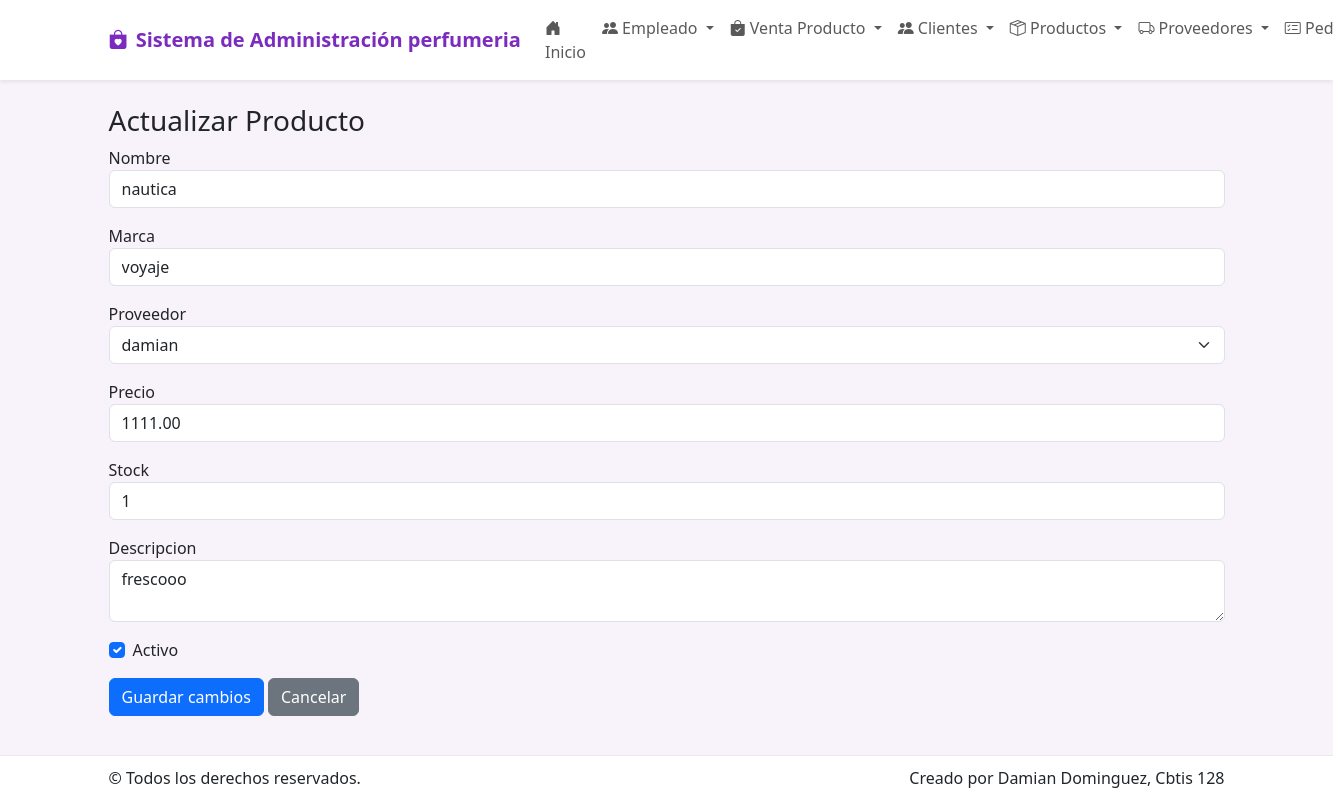
Page /producto/actualizar/1/ on the committed database.
### app_perfumeria/models.py (models this page shows, shortened)
class Producto(models.Model):
    nombre = models.CharField(max_length=200)
    marca = models.CharField(max_length=150, blank=True, null=True)
    proveedor = models.ForeignKey(Proveedor, on_delete=models.SET_NULL, blank=True, null=True, related_name='productos')
    precio = models.DecimalField(max_digits=10, decimal_places=2, default=Decimal('0.00'))
    stock = models.PositiveIntegerField(default=0)
    descripcion = models.TextField(blank=True, null=True)
    activo = models.BooleanField(default=True)

class Proveedor(models.Model):
    nombre = models.CharField(max_length=150)
    empresa = models.CharField(max_length=150, blank=True, null=True)
    telefono = models.CharField(max_length=30, blank=True, null=True)
    email = models.EmailField(blank=True, null=True)
    direccion = models.CharField(max_length=250, blank=True, null=True)
    pagina_web = models.URLField(blank=True, null=True)  # NUEVO CAMPO
    activo = models.BooleanField(default=True)

### app_perfumeria/views.py (the view, shortened to what this page needs)
# urls.py: path('producto/actualizar/<int:producto_id>/', views.actualizar_producto, name='actualizar_producto'),
def actualizar_producto(request, producto_id):
    producto = get_object_or_404(Producto, id=producto_id)
    proveedores = Proveedor.objects.all()
    return render(request, 'producto/actualizar_producto.html', {'producto': producto, 'proveedores': proveedores})

### app_perfumeria/templates/producto/actualizar_producto.html (shortened to what this page needs)
{% extends 'base.html' %}
{% block content %}
<h3>Actualizar Producto</h3>
<form method="POST" action="{% url 'actualizar_producto' producto.id %}">{% csrf_token %}
  <div class="mb-3"><label>Nombre</label><input class="form-control" name="nombre" value="{{ producto.nombre }}" required></div>
  <div class="mb-3"><label>Marca</label><input class="form-control" name="marca" value="{{ producto.marca }}"></div>
  <div class="mb-3"><label>Proveedor</label>
    <select name="proveedor" class="form-select">
      {% for pr in proveedores %}
        <option value="{{ pr.id }}" {% if producto.proveedor and producto.proveedor.id == pr.id %}selected{% endif %}>{{ pr.nombre }}</option>
      {% endfor %}
    </select>
  </div>
  <div class="mb-3"><label>Precio</label><input type="number" step="0.01" class="form-control" name="precio" value="{{ producto.precio }}"></div>
  <div class="mb-3"><label>Stock</label><input type="number" class="form-control" name="stock" value="{{ producto.stock }}"></div>
  <div class="mb-3"><label>Descripcion</label><textarea class="form-control" name="descripcion">{{ producto.descripcion }}</textarea></div>
  <div class="form-check mb-3"><input id="activo" name="activo" type="checkbox" class="form-check-input" {% if producto.activo %}checked{% endif %}><label class="form-check-label" for="activo">Activo</label></div>
  <button class="btn btn-primary">Guardar cambios</button>
  <a class="btn btn-secondary" href="{% url 'ver_producto' %}">Cancelar</a>
</form>
{% endblock %}

### app_perfumeria/templates/base.html (style rules this page uses)
:root { --morado: #7b2cbf; --rosa: #ff6bcb; --suave: #f8f2fb; }
body { background: var(--suave); }

### rows in the picture
Producto: nombre "nautica", marca "voyaje", proveedor "damian", precio "1111.00", stock "1", descripcion "frescooo", activo "☑"
